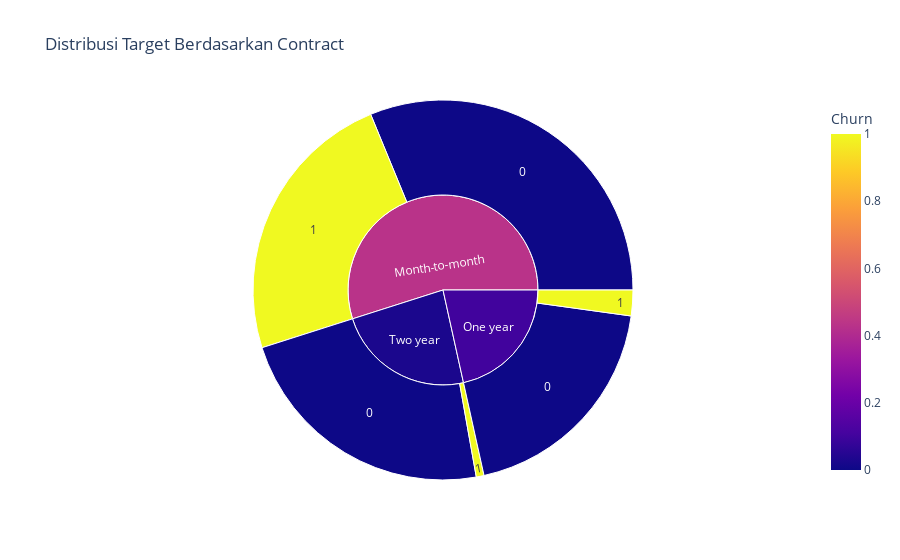

The notebook cell this image was saved under:
### Markdown cell above
### Berdasarkan Contract

### Code cell
cat_col_viz('Contract')

### Figure 1 — Plotly figure (JSON) as saved in the notebook; plotly's stock layout.template omitted (floating-point values rounded to 4 significant figures)
{"data": [{"branchvalues": "total", "customdata": [[0], [0], [0], [1], [1], [1], [0.4315], [0.1014], [0.028]], "domain": {"x": [0, 1], "y": [0, 1]}, "hovertemplate": "labels=%{label}<br>count=%{value}<br>parent=%{parent}<br>id=%{id}<br>Churn=%{color}<extra></extra>", "ids": ["Month-to-month/0", "One year/0", "Two year/0", "Month-to-month/1", "One year/1", "Two year/1", "Month-to-month", "One year", "Two year"], "labels": ["0", "0", "0", "1", "1", "1", "Month-to-month", "One year", "Two year"], "marker": {"coloraxis": "coloraxis", "colors": [0, 0, 0, 1, 1, 1, 0.4315, 0.1014, 0.028]}, "name": "", "parents": ["Month-to-month", "One year", "Two year", "Month-to-month", "One year", "Two year", "", "", ""], "type": "sunburst", "values": [1515, 939, 1111, 1150, 106, 32, 2665, 1045, 1143]}], "layout": {"coloraxis": {"colorbar": {"title": {"text": "Churn"}}, "colorscale": [[0, "#0d0887"], [0.1111, "#46039f"], [0.2222, "#7201a8"], [0.3333, "#9c179e"], [0.4444, "#bd3786"], [0.5556, "#d8576b"], [0.6667, "#ed7953"], [0.7778, "#fb9f3a"], [0.8889, "#fdca26"], [1, "#f0f921"]]}, "legend": {"tracegroupgap": 0}, "title": {"text": "Distribusi Target Berdasarkan Contract"}}}
